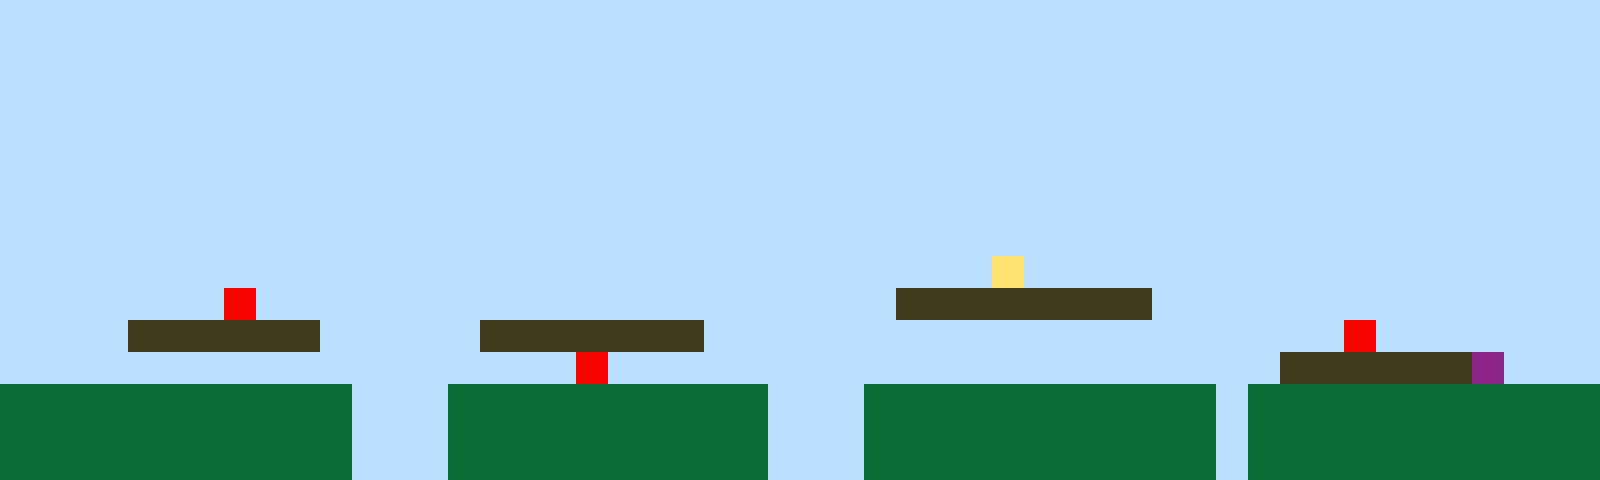

Tiled map render using the project's own tile images. Description and the whole map definition, tile-layer contents included, below:
An orthogonal 50x15 tile map with 32x32 px tiles, 1 tile layer (Tile Layer 1).

<map version="1.10" tiledversion="1.11.2" orientation="orthogonal" renderorder="right-up" width="50" height="15" tilewidth="32" tileheight="32" infinite="0" nextlayerid="2" nextobjectid="1"><editorsettings><export target="map1.csv" format="csv" /></editorsettings><tileset firstgid="1" name="sprites" tilewidth="32" tileheight="32" tilecount="6" columns="3"><image source="sprites.png" width="96" height="64" /></tileset><layer id="1" name="Tile Layer 1" width="50" height="15"><data encoding="csv">1,1,1,1,1,1,1,1,1,1,1,1,1,1,1,1,1,1,1,1,1,1,1,1,1,1,1,1,1,1,1,1,1,1,1,1,1,1,1,1,1,1,1,1,1,1,1,1,1,1,1,1,1,1,1,1,1,1,1,1,1,1,1,1,1,1,1,1,1,1,1,1,1,1,1,1,1,1,1,1,1,1,1,1,1,1,1,1,1,1,1,1,1,1,1,1,1,1,1,1,1,1,1,1,1,1,1,1,1,1,1,1,1,1,1,1,1,1,1,1,1,1,1,1,1,1,1,1,1,1,1,1,1,1,1,1,1,1,1,1,1,1,1,1,1,1,1,1,1,1,1,1,1,1,1,1,1,1,1,1,1,1,1,1,1,1,1,1,1,1,1,1,1,1,1,1,1,1,1,1,1,1,1,1,1,1,1,1,1,1,1,1,1,1,1,1,1,1,1,1,1,1,1,1,1,1,1,1,1,1,1,1,1,1,1,1,1,1,1,1,1,1,1,1,1,1,1,1,1,1,1,1,1,1,1,1,1,1,1,1,1,1,1,1,1,1,1,1,1,1,1,1,1,1,1,1,1,1,1,1,1,1,1,1,1,1,1,1,1,1,1,1,1,1,1,1,1,1,1,1,1,1,1,1,1,1,1,1,1,1,1,1,1,1,1,1,1,1,1,1,1,1,1,1,1,1,1,1,1,1,1,1,1,1,1,1,1,1,1,1,1,1,1,1,1,1,1,1,1,1,1,1,1,1,1,1,1,1,1,1,1,1,1,1,1,1,1,1,1,1,1,1,1,1,1,1,1,1,1,1,1,1,1,1,1,1,1,1,1,1,1,1,1,1,1,1,1,1,1,1,1,1,1,1,1,1,1,1,1,1,1,1,1,1,1,1,1,1,1,1,1,1,1,1,1,1,1,1,1,1,1,1,1,1,1,1,1,1,1,1,1,1,1,1,1,1,1,1,1,1,1,4,1,1,1,1,1,1,1,1,1,1,1,1,1,1,1,1,1,1,1,1,1,1,1,1,1,5,1,1,1,1,1,1,1,1,1,1,1,1,1,1,1,1,1,1,1,1,3,3,3,3,3,3,3,3,1,1,1,1,1,1,1,1,1,1,1,1,1,1,1,1,1,1,3,3,3,3,3,3,1,1,1,1,1,3,3,3,3,3,3,3,1,1,1,1,1,1,1,1,1,1,1,1,1,1,1,1,1,1,1,1,5,1,1,1,1,1,1,1,1,1,1,1,1,1,1,1,1,1,1,1,1,1,1,1,1,1,5,1,1,1,1,1,1,1,1,1,1,1,1,1,1,1,1,1,1,1,1,1,3,3,3,3,3,3,6,1,1,1,2,2,2,2,2,2,2,2,2,2,2,1,1,1,2,2,2,2,2,2,2,2,2,2,1,1,1,2,2,2,2,2,2,2,2,2,2,2,1,2,2,2,2,2,2,2,2,2,2,2,2,2,2,2,2,2,2,2,2,2,2,1,1,1,2,2,2,2,2,2,2,2,2,2,1,1,1,2,2,2,2,2,2,2,2,2,2,2,1,2,2,2,2,2,2,2,2,2,2,2,2,2,2,2,2,2,2,2,2,2,2,1,1,1,2,2,2,2,2,2,2,2,2,2,1,1,1,2,2,2,2,2,2,2,2,2,2,2,1,2,2,2,2,2,2,2,2,2,2,2</data></layer></map>
